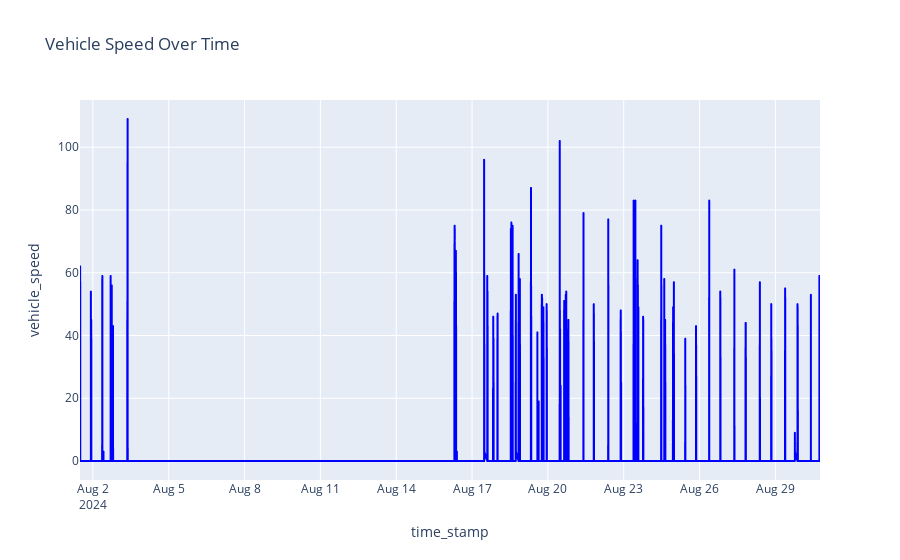

Notebook source saved alongside this figure:
### Code cell
import pandas as pd
import plotly.graph_objects as go
import plotly.express as px

# Assuming df is your dataframe with 'time_stamp' and 'vehicle_speed' columns
df['time_stamp'] = pd.to_datetime(df['time_stamp'])

# Create the base figure
fig = px.line(df, x='time_stamp', y='vehicle_speed', title='Vehicle Speed Over Time')
fig.update_traces(line=dict(color='blue'))

# Function to update annotations dynamically
def update_annotations(trace, points, selector):
    if len(points.point_inds) > 0:
        selected_points = points.point_inds
        selected_df = df.iloc[selected_points]
        
        # Calculate top speed and average speed for the selected range
        top_speed = selected_df['vehicle_speed'].max()
        avg_speed = selected_df['vehicle_speed'].mean()
        
        # Clear existing annotations
        fig.update_layout(annotations=[])
        
        # Add annotations for top speed and average speed
        fig.add_annotation(x=selected_df['time_stamp'].iloc[0], y=top_speed,
                           text=f"Top Speed: {top_speed:.2f} km/h", showarrow=True, arrowhead=1)
        fig.add_annotation(x=selected_df['time_stamp'].iloc[0], y=avg_speed,
                           text=f"Avg Speed: {avg_speed:.2f} km/h", showarrow=True, arrowhead=1)

# Connect the update function to the hover event
fig.data[0].on_selection(update_annotations)

# Show the figure
fig.show()

### Figure 1 — Plotly figure (JSON) as saved in the notebook; plotly's stock layout.template omitted (floating-point values rounded to 4 significant figures; data arrays with more than 128 entries replaced by an {"elided": "..."} marker saying what was removed)
{"data": [{"hovertemplate": "time_stamp=%{x}<br>vehicle_speed=%{y}<extra></extra>", "legendgroup": "", "line": {"color": "blue", "dash": "solid"}, "marker": {"symbol": "circle"}, "mode": "lines", "name": "", "showlegend": false, "type": "scattergl", "x": {"elided": "28659 str values"}, "xaxis": "x", "y": {"elided": "28659 int values"}, "yaxis": "y"}], "layout": {"legend": {"tracegroupgap": 0}, "title": {"text": "Vehicle Speed Over Time"}, "xaxis": {"anchor": "y", "domain": [0, 1], "title": {"text": "time_stamp"}}, "yaxis": {"anchor": "x", "domain": [0, 1], "title": {"text": "vehicle_speed"}}}}
